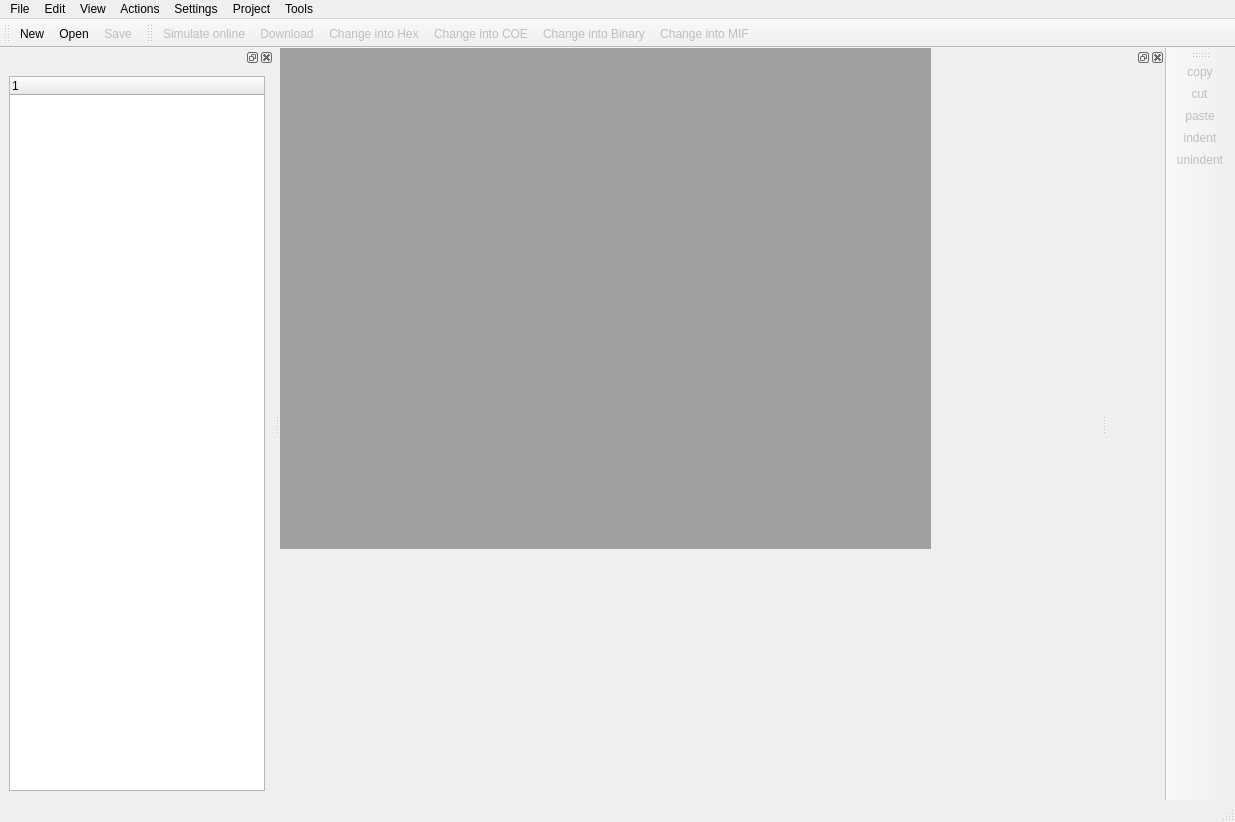
<?xml version="1.0" encoding="UTF-8"?>
<ui version="4.0">
 <class>MainWindow</class>
 <widget class="QMainWindow" name="MainWindow">
  <property name="geometry">
   <rect>
    <x>0</x>
    <y>0</y>
    <width>1235</width>
    <height>822</height>
   </rect>
  </property>
  <property name="windowTitle">
   <string>Eve IDE</string>
  </property>
  <property name="windowIcon">
   <iconset>
    <normaloff>:/pic/main.ico</normaloff>:/pic/main.ico</iconset>
  </property>
  <property name="toolTip">
   <string>ff</string>
  </property>
  <property name="toolTipDuration">
   <number>1</number>
  </property>
  <property name="statusTip">
   <string comment="tr"/>
  </property>
  <property name="whatsThis">
   <string extracomment="test"/>
  </property>
  <widget class="QWidget" name="centralwidget">
   <widget class="QMdiArea" name="mdi">
    <property name="geometry">
     <rect>
      <x>0</x>
      <y>0</y>
      <width>651</width>
      <height>501</height>
     </rect>
    </property>
   </widget>
  </widget>
  <widget class="QMenuBar" name="menubar">
   <property name="geometry">
    <rect>
     <x>0</x>
     <y>0</y>
     <width>1235</width>
     <height>30</height>
    </rect>
   </property>
   <widget class="QMenu" name="menuFile">
    <property name="title">
     <string>File</string>
    </property>
    <addaction name="action_open"/>
    <addaction name="action_new"/>
    <addaction name="action_save"/>
    <addaction name="action_saveas"/>
    <addaction name="separator"/>
    <addaction name="actionQuit"/>
   </widget>
   <widget class="QMenu" name="menuEdit">
    <property name="title">
     <string>Edit</string>
    </property>
    <addaction name="actioncopy"/>
    <addaction name="actioncut"/>
    <addaction name="actionpaste"/>
    <addaction name="actionindent"/>
    <addaction name="actionunindent"/>
   </widget>
   <widget class="QMenu" name="menuView">
    <property name="title">
     <string>View</string>
    </property>
    <addaction name="action_project_files"/>
    <addaction name="actionElumination_View"/>
    <addaction name="actionBuild_output"/>
    <addaction name="actionServer_data"/>
   </widget>
   <widget class="QMenu" name="menuActions">
    <property name="title">
     <string>Actions</string>
    </property>
    <addaction name="actionView_the_Eluminate"/>
    <addaction name="actionChange_into_COE"/>
    <addaction name="actionChange_into_MIF"/>
    <addaction name="actionChange_into_Binary"/>
    <addaction name="actionChange_into_Hex"/>
    <addaction name="actionDownload_2"/>
   </widget>
   <widget class="QMenu" name="menuSettings">
    <property name="title">
     <string>Settings</string>
    </property>
    <widget class="QMenu" name="menuChoose_background_style">
     <property name="title">
      <string>Choose background style</string>
     </property>
     <addaction name="actionWindows"/>
     <addaction name="actionWindowsXP"/>
     <addaction name="actionWindowsVista"/>
     <addaction name="actionFusion"/>
     <addaction name="actionDark"/>
    </widget>
    <addaction name="actionchoose_workspace"/>
    <addaction name="menuChoose_background_style"/>
    <addaction name="actionChoose_GCC_toolchain"/>
   </widget>
   <widget class="QMenu" name="menuProject">
    <property name="title">
     <string>Project</string>
    </property>
    <widget class="QMenu" name="menuNew_Project">
     <property name="title">
      <string>New Project</string>
     </property>
     <addaction name="actionnew_empty_project"/>
     <addaction name="actionnew_gd32vf103_project"/>
     <addaction name="actionnew_prv332_project"/>
     <addaction name="actionPRV464_asemble_only"/>
    </widget>
    <addaction name="menuNew_Project"/>
    <addaction name="actionOpen_Project"/>
   </widget>
   <widget class="QMenu" name="menuTools">
    <property name="title">
     <string>Tools</string>
    </property>
    <addaction name="actionserial_monitor"/>
    <addaction name="actionPRV332_IDE"/>
   </widget>
   <addaction name="menuFile"/>
   <addaction name="menuEdit"/>
   <addaction name="menuView"/>
   <addaction name="menuActions"/>
   <addaction name="menuSettings"/>
   <addaction name="menuProject"/>
   <addaction name="menuTools"/>
  </widget>
  <widget class="QStatusBar" name="statusbar"/>
  <widget class="QToolBar" name="toolBar_file">
   <property name="windowTitle">
    <string>toolBar_2</string>
   </property>
   <attribute name="toolBarArea">
    <enum>TopToolBarArea</enum>
   </attribute>
   <attribute name="toolBarBreak">
    <bool>false</bool>
   </attribute>
   <addaction name="action_new"/>
   <addaction name="action_open"/>
   <addaction name="action_save"/>
  </widget>
  <widget class="QToolBar" name="toolBar_action">
   <property name="enabled">
    <bool>true</bool>
   </property>
   <property name="windowTitle">
    <string>toolBar_3</string>
   </property>
   <attribute name="toolBarArea">
    <enum>TopToolBarArea</enum>
   </attribute>
   <attribute name="toolBarBreak">
    <bool>false</bool>
   </attribute>
   <addaction name="actionView_the_Eluminate"/>
   <addaction name="actionDownload_2"/>
   <addaction name="actionChange_into_Hex"/>
   <addaction name="actionChange_into_COE"/>
   <addaction name="actionChange_into_Binary"/>
   <addaction name="actionChange_into_MIF"/>
  </widget>
  <widget class="QToolBar" name="toolBar_edit">
   <property name="windowTitle">
    <string>toolBar_5</string>
   </property>
   <attribute name="toolBarArea">
    <enum>RightToolBarArea</enum>
   </attribute>
   <attribute name="toolBarBreak">
    <bool>false</bool>
   </attribute>
   <addaction name="actioncopy"/>
   <addaction name="actioncut"/>
   <addaction name="actionpaste"/>
   <addaction name="actionindent"/>
   <addaction name="actionunindent"/>
  </widget>
  <widget class="QDockWidget" name="dockWidget_tree">
   <property name="mouseTracking">
    <bool>false</bool>
   </property>
   <property name="windowIcon">
    <iconset>
     <normaloff>:/pic/main.ico</normaloff>:/pic/main.ico</iconset>
   </property>
   <property name="toolTip">
    <string/>
   </property>
   <property name="statusTip">
    <string>tree of files </string>
   </property>
   <property name="whatsThis">
    <string/>
   </property>
   <property name="layoutDirection">
    <enum>Qt::LeftToRight</enum>
   </property>
   <property name="features">
    <set>QDockWidget::AllDockWidgetFeatures</set>
   </property>
   <attribute name="dockWidgetArea">
    <number>1</number>
   </attribute>
   <widget class="QWidget" name="dockWidgetContents">
    <layout class="QGridLayout" name="gridLayout">
     <item row="0" column="1">
      <widget class="QTreeWidget" name="tree">
       <column>
        <property name="text">
         <string notr="true">1</string>
        </property>
       </column>
      </widget>
     </item>
    </layout>
   </widget>
  </widget>
  <widget class="QDockWidget" name="dock_connection">
   <attribute name="dockWidgetArea">
    <number>2</number>
   </attribute>
   <widget class="QWidget" name="dockWidgetContents_15"/>
  </widget>
  <action name="action_open">
   <property name="icon">
    <iconset>
     <normaloff>icos/fileopen.ico</normaloff>icos/fileopen.ico</iconset>
   </property>
   <property name="text">
    <string>Open</string>
   </property>
   <property name="toolTip">
    <string>Open a file</string>
   </property>
   <property name="statusTip">
    <string extracomment="open a file">Click to open a file</string>
   </property>
   <property name="whatsThis">
    <string extracomment="to open a file">to open a file</string>
   </property>
   <property name="shortcut">
    <string>Ctrl+O</string>
   </property>
  </action>
  <action name="action_new">
   <property name="icon">
    <iconset>
     <normaloff>icos/filenew.ico</normaloff>icos/filenew.ico</iconset>
   </property>
   <property name="text">
    <string>New</string>
   </property>
   <property name="toolTip">
    <string>Create a new file</string>
   </property>
   <property name="statusTip">
    <string>Click to create a new file</string>
   </property>
   <property name="shortcut">
    <string>Ctrl+N</string>
   </property>
  </action>
  <action name="action_save">
   <property name="checkable">
    <bool>false</bool>
   </property>
   <property name="checked">
    <bool>false</bool>
   </property>
   <property name="enabled">
    <bool>false</bool>
   </property>
   <property name="icon">
    <iconset>
     <normaloff>icos/filesave.ico</normaloff>icos/filesave.ico</iconset>
   </property>
   <property name="text">
    <string>Save</string>
   </property>
   <property name="toolTip">
    <string>Save the file</string>
   </property>
   <property name="statusTip">
    <string>Click to save the file</string>
   </property>
   <property name="shortcut">
    <string>Ctrl+S</string>
   </property>
  </action>
  <action name="action_saveas">
   <property name="enabled">
    <bool>false</bool>
   </property>
   <property name="text">
    <string>SaveAs</string>
   </property>
  </action>
  <action name="actionQuit">
   <property name="text">
    <string>Quit</string>
   </property>
   <property name="shortcut">
    <string>Ctrl+Q</string>
   </property>
  </action>
  <action name="action_project_files">
   <property name="checkable">
    <bool>true</bool>
   </property>
   <property name="checked">
    <bool>true</bool>
   </property>
   <property name="text">
    <string>Project Files</string>
   </property>
  </action>
  <action name="actionElumination_View">
   <property name="checkable">
    <bool>true</bool>
   </property>
   <property name="text">
    <string>Simulation View</string>
   </property>
   <property name="toolTip">
    <string>View the simulation online</string>
   </property>
   <property name="statusTip">
    <string>View the simulation online</string>
   </property>
  </action>
  <action name="actionChange_into_COE">
   <property name="enabled">
    <bool>false</bool>
   </property>
   <property name="icon">
    <iconset resource="icos/icons.qrc">
     <normaloff>:/pic/change_coe.ico</normaloff>:/pic/change_coe.ico</iconset>
   </property>
   <property name="text">
    <string>Change into COE</string>
   </property>
   <property name="shortcut">
    <string>Ctrl+Alt+C</string>
   </property>
  </action>
  <action name="actionChange_into_MIF">
   <property name="enabled">
    <bool>false</bool>
   </property>
   <property name="icon">
    <iconset resource="icos/icons.qrc">
     <normaloff>:/pic/change_into_mif.ico</normaloff>:/pic/change_into_mif.ico</iconset>
   </property>
   <property name="text">
    <string>Change into MIF</string>
   </property>
   <property name="shortcut">
    <string>Ctrl+Alt+M</string>
   </property>
  </action>
  <action name="actionChange_into_Binary">
   <property name="enabled">
    <bool>false</bool>
   </property>
   <property name="icon">
    <iconset resource="icos/icons.qrc">
     <normaloff>:/pic/change_bin.ico</normaloff>:/pic/change_bin.ico</iconset>
   </property>
   <property name="text">
    <string>Change into Binary</string>
   </property>
   <property name="statusTip">
    <string>Click to Change into Binary</string>
   </property>
   <property name="shortcut">
    <string>Ctrl+Alt+B</string>
   </property>
  </action>
  <action name="actionChange_into_Hex">
   <property name="enabled">
    <bool>false</bool>
   </property>
   <property name="icon">
    <iconset resource="icos/icons.qrc">
     <normaloff>:/pic/change_hex.ico</normaloff>:/pic/change_hex.ico</iconset>
   </property>
   <property name="text">
    <string>Change into Hex</string>
   </property>
   <property name="statusTip">
    <string>Click to Change into Hex</string>
   </property>
   <property name="shortcut">
    <string>Ctrl+Alt+H</string>
   </property>
  </action>
  <action name="actionView_the_Eluminate">
   <property name="enabled">
    <bool>false</bool>
   </property>
   <property name="icon">
    <iconset resource="icos/icons.qrc">
     <normaloff>:/pic/connect.ico</normaloff>:/pic/connect.ico</iconset>
   </property>
   <property name="text">
    <string>Simulate online</string>
   </property>
   <property name="toolTip">
    <string>Click to Simulate online</string>
   </property>
   <property name="statusTip">
    <string>Click to Simulate online</string>
   </property>
   <property name="shortcut">
    <string>Ctrl+E</string>
   </property>
  </action>
  <action name="actioncut">
   <property name="enabled">
    <bool>false</bool>
   </property>
   <property name="icon">
    <iconset resource="icos/icons.qrc">
     <normaloff>:/pic/editcut.ico</normaloff>:/pic/editcut.ico</iconset>
   </property>
   <property name="text">
    <string>cut</string>
   </property>
   <property name="toolTip">
    <string>Cut text to the clipboard</string>
   </property>
   <property name="statusTip">
    <string>Cut text to the clipboard</string>
   </property>
   <property name="shortcut">
    <string>Ctrl+D</string>
   </property>
  </action>
  <action name="actionpaste">
   <property name="enabled">
    <bool>false</bool>
   </property>
   <property name="icon">
    <iconset resource="icos/icons.qrc">
     <normaloff>:/pic/editpaste.ico</normaloff>:/pic/editpaste.ico</iconset>
   </property>
   <property name="text">
    <string>paste</string>
   </property>
   <property name="toolTip">
    <string>Paste in the clipboard's tex</string>
   </property>
   <property name="statusTip">
    <string>Paste in the clipboard's tex</string>
   </property>
   <property name="shortcut">
    <string>Ctrl+V</string>
   </property>
  </action>
  <action name="actionindent">
   <property name="enabled">
    <bool>false</bool>
   </property>
   <property name="icon">
    <iconset resource="icos/icons.qrc">
     <normaloff>:/pic/editindent.ico</normaloff>:/pic/editindent.ico</iconset>
   </property>
   <property name="text">
    <string>indent</string>
   </property>
   <property name="toolTip">
    <string>Indent the current line or selection</string>
   </property>
   <property name="statusTip">
    <string>Indent the current line or selection</string>
   </property>
   <property name="shortcut">
    <string>Ctrl+[</string>
   </property>
  </action>
  <action name="actionunindent">
   <property name="enabled">
    <bool>false</bool>
   </property>
   <property name="icon">
    <iconset resource="icos/icons.qrc">
     <normaloff>:/pic/editunindent.ico</normaloff>:/pic/editunindent.ico</iconset>
   </property>
   <property name="text">
    <string>unindent</string>
   </property>
   <property name="toolTip">
    <string>Unindent the current line or selection</string>
   </property>
   <property name="statusTip">
    <string>Unindent the current line or selection</string>
   </property>
   <property name="shortcut">
    <string>Ctrl+]</string>
   </property>
  </action>
  <action name="actioncopy">
   <property name="enabled">
    <bool>false</bool>
   </property>
   <property name="icon">
    <iconset resource="icos/icons.qrc">
     <normaloff>:/pic/editcopy.ico</normaloff>:/pic/editcopy.ico</iconset>
   </property>
   <property name="text">
    <string>copy</string>
   </property>
   <property name="toolTip">
    <string>Copy text to the clipboard</string>
   </property>
   <property name="statusTip">
    <string>Copy text to the clipboard</string>
   </property>
   <property name="shortcut">
    <string>Ctrl+C</string>
   </property>
  </action>
  <action name="actionDownload_2">
   <property name="enabled">
    <bool>false</bool>
   </property>
   <property name="icon">
    <iconset resource="icos/icons.qrc">
     <normaloff>:/pic/download.ico</normaloff>:/pic/download.ico</iconset>
   </property>
   <property name="text">
    <string>Download</string>
   </property>
   <property name="toolTip">
    <string>Click to Download into board</string>
   </property>
   <property name="statusTip">
    <string>Click to Download into board</string>
   </property>
   <property name="shortcut">
    <string>Ctrl+Alt+D</string>
   </property>
  </action>
  <action name="actionchoose_workspace">
   <property name="text">
    <string>Choose workspace</string>
   </property>
  </action>
  <action name="actionBuild_output">
   <property name="checkable">
    <bool>true</bool>
   </property>
   <property name="checked">
    <bool>true</bool>
   </property>
   <property name="text">
    <string>Build output</string>
   </property>
  </action>
  <action name="actionWindows">
   <property name="text">
    <string>Windows</string>
   </property>
  </action>
  <action name="actionWindowsXP">
   <property name="text">
    <string>WindowsXP</string>
   </property>
  </action>
  <action name="actionOpen_Project">
   <property name="text">
    <string>Open Project</string>
   </property>
  </action>
  <action name="actionWindowsVista">
   <property name="text">
    <string>WindowsVista</string>
   </property>
  </action>
  <action name="actionDark">
   <property name="text">
    <string>Dark</string>
   </property>
  </action>
  <action name="actionFusion">
   <property name="text">
    <string>Fusion</string>
   </property>
  </action>
  <action name="actionChoose_the_port">
   <property name="text">
    <string>Choose the port </string>
   </property>
  </action>
  <action name="actionserial_monitor">
   <property name="text">
    <string>serial monitor</string>
   </property>
  </action>
  <action name="actionnew_empty_project">
   <property name="text">
    <string>new empty project</string>
   </property>
  </action>
  <action name="actionnew_gd32vf103_project">
   <property name="text">
    <string>new gd32vf103 project</string>
   </property>
  </action>
  <action name="actionnew_prv332_project">
   <property name="text">
    <string>new prv332 project</string>
   </property>
  </action>
  <action name="actionServer_data">
   <property name="checkable">
    <bool>true</bool>
   </property>
   <property name="checked">
    <bool>true</bool>
   </property>
   <property name="text">
    <string>Server data</string>
   </property>
  </action>
  <action name="actionPRV332_IDE">
   <property name="text">
    <string>PRV332_IDE</string>
   </property>
  </action>
  <action name="actionChoose_GCC_toolchain">
   <property name="text">
    <string>Choose GCC toolchain</string>
   </property>
  </action>
  <action name="actionPRV464_asemble_only">
   <property name="text">
    <string>PRV464 asemble only</string>
   </property>
  </action>
 </widget>
 <resources>
  <include location="icos/icons.qrc"/>
 </resources>
 <connections>
  <connection>
   <sender>actionQuit</sender>
   <signal>triggered()</signal>
   <receiver>MainWindow</receiver>
   <slot>close()</slot>
   <hints>
    <hint type="sourcelabel">
     <x>-1</x>
     <y>-1</y>
    </hint>
    <hint type="destinationlabel">
     <x>439</x>
     <y>346</y>
    </hint>
   </hints>
  </connection>
 </connections>
</ui>
